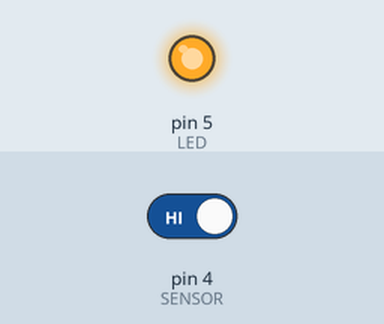
This sketch was run on a simulated Arduino Pro Mini, built with avr-gcc and run on an emulated ATmega328P. Parts: output pins drawn as LEDs (lit = HIGH). The inputs (shaded band) are chosen by the test bench; at power-on: pin 4 (SENSOR) HIGH. What the sketch prints to the serial monitor is not drawn.

Above: at 1.2 s.
1.3 s: pin 4 (SENSOR) driven LOW
At 2.5 s:
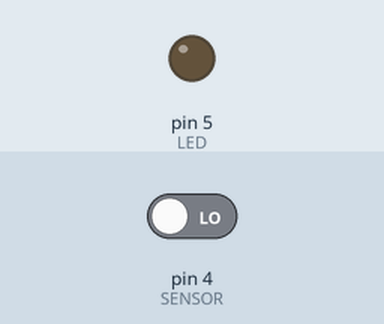
2.8 s: pin 4 (SENSOR) driven HIGH
At 3.9 s:
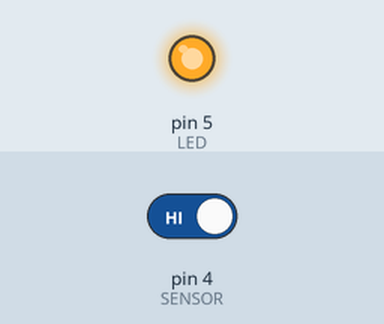
Timing chart, 0 to 5.8 s (numbered marks = the images above; inputs shaded):
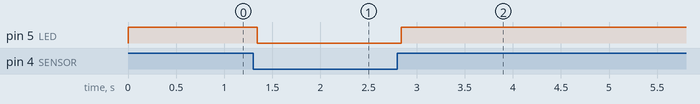

Measured:
- after the input at 1.3 s, pin 5 (LED): HIGH → LOW at once
- after the input at 2.8 s, pin 5 (LED): LOW → HIGH at once

The sketch:

emergency_car_alarm_TX.ino
```cpp
//TRANSMITTER

// Emergencial car alarm by Lucas Zanella
// This is an emergencial alarm designed to be inserter in your car and to be monitored by a near computer.
// When your car detects a movement and sends to your computer, or your computers detects the absence of
// signal coming from your car, you know something is going wrong.
// It uses two arduinos, each one connected to a transmitter (you can use a TX-only for your car, and a
// RX-only for your home computer) and a PIR sensor.
// I tested with 2 arduino pro mini, each one on a mini breadboard, connected to an xbee pro 900mhz for
// long range between my car in the street and my computer inside my house, and a PIR sensor from sparkfun.

//This code is based on the PIR sensor code and debouncing code from these sites:
//https://www.arduino.cc/en/Tutorial/Debounce
//https://learn.sparkfun.com/tutorials/pir-motion-sensor-hookup-guide


const int SENSOR = 4; // Sensor pin
const int LED = 5; // LED pin to debug movement

const int HEALTHY = 1; // Status to send every x milliseconds to tell everything's ok
const int MOVEMENT = 2; // Status to send when detected a movement

// Debouncing variables
int sensorState = HIGH;
int lastSensorState = LOW;
// the following variables are unsigned long's because the time, measured in miliseconds,
// will quickly become a bigger number than can be stored in an int.
unsigned long lastDebounceTime = 0;  // the last time the output pin was toggled
unsigned long debounceDelay = 40;    // the debounce time; increase if the output flickers

void setup()
{
  Serial.begin(115200);
  // The PIR sensor's output signal is an open-collector,
  // so a pull-up resistor is required:
  pinMode(SENSOR, INPUT_PULLUP);
  // Sets the led output pin (just for debugging movement)
  pinMode(LED, OUTPUT);
}

// Function that will alert that a motion ocurred
void alertMotion() {
  digitalWrite(LED, HIGH);
}

void loop()
{
  // Reads the current state of the sensor
  int reading = digitalRead(SENSOR);

  // If the sensor's state changed, due to noise or actual movement:
  if (reading != lastSensorState) {
    // reset the debouncing timer
    lastDebounceTime = millis();
  }
  if ((millis() - lastDebounceTime) > debounceDelay) {
    // whatever the reading is at, it's been there for longer
    // than the debounce delay, so take it as the actual current state:

    // if the sensor state has changed:
    if (reading != sensorState) {
      sensorState = reading;
    }
  }

  Serial.println(sensorState);
  digitalWrite(LED, sensorState);
  // save the reading.  Next time through the loop,
  // it'll be the lastSensorState:
  lastSensorState = reading;
}
```
